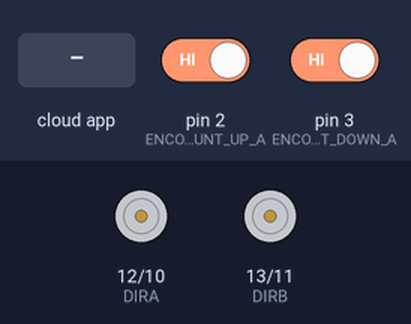
This sketch was run on a simulated Arduino Uno, built with avr-gcc and run on an emulated ATmega328P. On the bench: direction and speed pins drawn as motors (green arrow = direction pin HIGH = forward, orange = LOW = backward, longer = more drive). Inputs (shaded band) come from the test bench; at power-on: pin 2 (ENCODER_COUNT_UP_A) HIGH, pin 3 (ENCODER_COUNT_DOWN_A) HIGH. The ROS host is connected and sends only what is stated.

Above: at 1.2 s.
1.3 s: the phone or cloud app sets linear.x to -100
At 2.2 s:
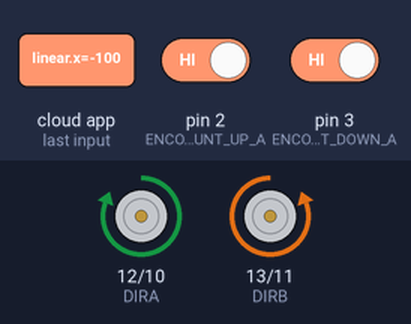
2.8 s: the phone or cloud app sets linear.x to 0
At 3.4 s:
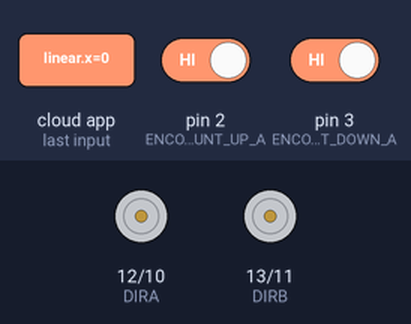
4.3 s: the phone or cloud app sets angular.z to -100
At 5.5 s:
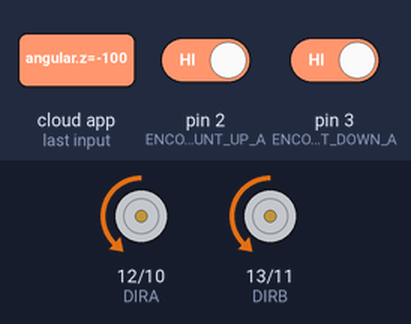
5.8 s: the phone or cloud app sets angular.z to 100
At 6.9 s:
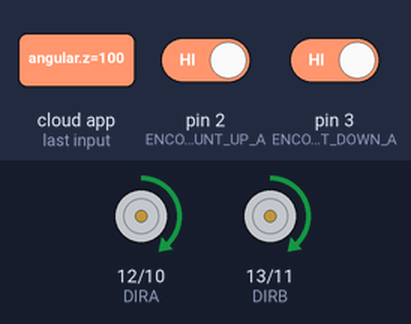
7.3 s: the phone or cloud app sets linear.x to 100
At 8.0 s:
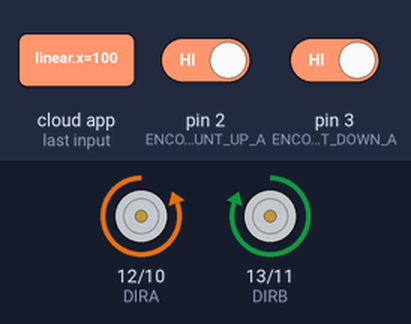
8.8 s: the phone or cloud app sets linear.x to -100
At 9.1 s:
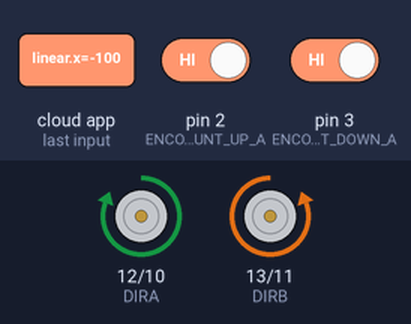
Timing chart, 0 to 11.3 s (numbered marks = the images above; inputs shaded):
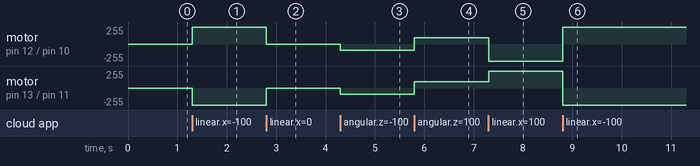

Measured:
- after the input at 1.3 s, motor on pin 12 (DIRA) / pin 10 (PWMA): stopped → forward 255/255 at once; motor on pin 13 (DIRB) / pin 11 (PWMB): stopped → backward 255/255 at once
- after the input at 2.8 s, motor on pin 12 (DIRA) / pin 10 (PWMA): forward 255/255 → stopped at once; motor on pin 13 (DIRB) / pin 11 (PWMB): backward 255/255 → stopped at once
- after the input at 4.3 s, motor on pin 12 (DIRA) / pin 10 (PWMA), motor on pin 13 (DIRB) / pin 11 (PWMB): stopped → backward 92/255 at once
- after the input at 5.8 s, motor on pin 12 (DIRA) / pin 10 (PWMA), motor on pin 13 (DIRB) / pin 11 (PWMB): backward 92/255 → forward 92/255 at once
- after the input at 7.3 s, motor on pin 12 (DIRA) / pin 10 (PWMA): forward 92/255 → backward 255/255 at once; motor on pin 13 (DIRB) / pin 11 (PWMB): forward 92/255 → forward 255/255 at once
- after the input at 8.8 s, motor on pin 12 (DIRA) / pin 10 (PWMA): backward 255/255 → forward 255/255 at once; motor on pin 13 (DIRB) / pin 11 (PWMB): forward 255/255 → backward 255/255 at once

The sketch:

ROS-node-dual-dc-motor-control-l298-with-encoder.ino
```cpp
/*
 * Title: DC Motor Control with Encoder (Single)
 * Author: Khairul Izwan 10-03-2020
 * Description: Controlling DC Motor with Encoder using L298P Motor Driver
 */

/*
 *  Parts:
 *  1. DC Motor:: 12V 38RPM 5kgfcm Brushed DC Geared Motor with Encoder :: https://my.cytron.io/p-12v-38rpm-5kgfcm-brushed-dc-geared-motor-with-encoder?search=12v%2038RPM&description=1&src=search.list
 *  2. Driver:: Shield L298P Motor Driver with GPIO :: https://my.cytron.io/p-shield-l298p-motor-driver-with-gpio?src=search.list
 */

/*
 *  Notes:
 *  D10, D11, D12 and D13 for motor control
 *  D10 controls speed of motor A and D11 controls speed of motor B.
 *  Pin D12 controls direction of motor A and Pin D13 controls direction of motor B.
 */

//include necessary library
#include <ros.h>
#include "std_msgs/String.h"
#include <geometry_msgs/Twist.h>
#include <std_msgs/Float32.h>
#include <std_msgs/Bool.h>

//Pin Assignment
int PWMA = 10; // Left
int DIRA = 12;
int PWMB = 11; // Right
int DIRB = 13;

//Speed
int SPD1 = 50;

//Encoder Pins Definition
//Using an interrupt pins :: 2, 3, 18, 19, 20, 21 :: https://www.arduino.cc/reference/en/language/functions/external-interrupts/attachinterrupt/?setlang=it
#define ENCODER_COUNT_UP_A 2
#define ENCODER_COUNT_DOWN_A 3
#define ENCODER_COUNT_UP_B 18
#define ENCODER_COUNT_DOWN_B 19

//Encoder Variables
volatile signed long TEMP_A, COUNTER_A = 0;
volatile signed long TEMP_B, COUNTER_B = 0;

//Change according to the robot wheel dimension
#define wheelSep 0.16 // in unit meter (m)
#define wheelRadius 0.023; // in unit meter (m)

//Variables declaration
float transVelocity;
float rotVelocity;

float leftVelocity;
float rightVelocity;

float leftDutyCycle;
float rightDutyCycle;

float leftPWM;
float rightPWM;

//Callback function for geometry_msgs::Twist
void messageCb_cmd_vel(const geometry_msgs::Twist &msg)
{
//  Get the ros topic value
  transVelocity = msg.linear.x;
  rotVelocity = msg.angular.z;

//	Differential Drive Kinematics::http://www.cs.columbia.edu/~allen/F15/NOTES/icckinematics.pdf
//  Differential Drive Kinematics::https://snapcraft.io/blog/your-first-robot-the-driver-4-5

//  Step 1: Calculate wheel speeds from Twist
  leftVelocity = transVelocity - ((rotVelocity * wheelSep) / 2);
  rightVelocity = transVelocity + ((rotVelocity * wheelSep) / 2);

//  Step 2: Convert wheel speeds into duty cycles
  leftDutyCycle = (255 * leftVelocity) / 0.22;
  rightDutyCycle = (255 * rightVelocity) / 0.22;

//  Ensure DutyCycle is between minimum and maximum
  leftPWM = clipPWM(abs(leftDutyCycle), 0, 255);
  rightPWM = clipPWM(abs(rightDutyCycle), 0, 255);

//  motor directection helper function
  motorDirection();
}

//  Helper function to ensure DutyCycle is between minimum and maximum
float clipPWM(float PWM, float minPWM, float maxPWM)
{
  if (PWM < minPWM)
  {
    return minPWM;
  }
  else if (PWM > maxPWM)
  {
    return maxPWM;
  }
  return PWM;
}

/*Motor Direction helper function*/
void motorDirection()
{
  if (leftDutyCycle > 0 and rightDutyCycle > 0)
  {
    digitalWrite(DIRA, LOW);
    digitalWrite(DIRB, HIGH);
    analogWrite(PWMA, leftPWM);
    analogWrite(PWMB, rightPWM);
  }
  else if (leftDutyCycle < 0 and rightDutyCycle < 0)
  {
    digitalWrite(DIRA, HIGH);
    digitalWrite(DIRB, LOW);
    analogWrite(PWMA, leftPWM);
    analogWrite(PWMB, rightPWM);
  }
  else if (leftDutyCycle < 0 and rightDutyCycle > 0)
  {
    digitalWrite(DIRA, HIGH);
    digitalWrite(DIRB, HIGH);
    analogWrite(PWMA, leftPWM);
    analogWrite(PWMB, rightPWM);
  }
  else if (leftDutyCycle > 0 and rightDutyCycle < 0)
  {
    digitalWrite(DIRA, LOW);
    digitalWrite(DIRB, LOW);
    analogWrite(PWMA, leftPWM);
    analogWrite(PWMB, rightPWM);
  }
  else if (leftDutyCycle == 0 and rightDutyCycle == 0)
  {
    analogWrite(PWMA, 0);
    analogWrite(PWMB, 0);
  }
}

/*
* ENCODER COUNTER FUNCTION
*/
void COUNT_INTERRUPT_LEFT_CW()
{
  if(digitalRead(ENCODER_COUNT_DOWN_A)==LOW)
  {
    COUNTER_A++;
  }
  else
  {
    COUNTER_A--;
  }
}

void COUNT_INTERRUPT_LEFT_CCW()
{
  if(digitalRead(ENCODER_COUNT_UP_A)==LOW)
  {
    COUNTER_A--;
  }
  else
  {
    COUNTER_A++;
  }
}

void COUNT_INTERRUPT_RIGHT_CW()
{
  if(digitalRead(ENCODER_COUNT_DOWN_B)==LOW)
  {
    COUNTER_B++;
  }
  else
  {
    COUNTER_B--;
  }
}

void COUNT_INTERRUPT_RIGHT_CCW()
{
  if(digitalRead(ENCODER_COUNT_UP_B)==LOW)
  {
    COUNTER_B--;
  }
  else
  {
    COUNTER_B++;
  }
}

void messageCb_reset_encLeft(const std_msgs::Bool &msg)
{
  if (msg.data == true)
  {
    COUNTER_A = 0;
  }
}

void messageCb_reset_encRight(const std_msgs::Bool &msg)
{
  if (msg.data == true)
  {
    COUNTER_B = 0;
  }
}

//Set up the ros node (publisher and subscriber)
std_msgs::Float32 encLeft;
std_msgs::Float32 encRight;
ros::Publisher pub_encLeft("val_encLeft", &encLeft);
ros::Publisher pub_encRight("val_encRight", &encRight);

ros::Subscriber<geometry_msgs::Twist> sub_cmd_vel("/cmd_vel", messageCb_cmd_vel);
ros::Subscriber<std_msgs::Bool> sub_reset_encLeft("/reset_encLeft", messageCb_reset_encLeft);
ros::Subscriber<std_msgs::Bool> sub_reset_encRight("/reset_encRight", messageCb_reset_encRight);

ros::NodeHandle nh;

//put your setup code here, to run once:
void setup()
{
/*	PinMode Setting*/
	pinMode(ENCODER_COUNT_UP_B, INPUT_PULLUP);
	pinMode(ENCODER_COUNT_DOWN_B, INPUT_PULLUP);
	pinMode(ENCODER_COUNT_UP_A, INPUT_PULLUP);
	pinMode(ENCODER_COUNT_DOWN_A, INPUT_PULLUP);

/*	Interrupt Setting*/
	attachInterrupt(digitalPinToInterrupt(ENCODER_COUNT_UP_A), COUNT_INTERRUPT_LEFT_CW, RISING);
	attachInterrupt(digitalPinToInterrupt(ENCODER_COUNT_DOWN_A), COUNT_INTERRUPT_LEFT_CCW, RISING);
	attachInterrupt(digitalPinToInterrupt(ENCODER_COUNT_UP_B), COUNT_INTERRUPT_RIGHT_CW, RISING);
	attachInterrupt(digitalPinToInterrupt(ENCODER_COUNT_DOWN_B), COUNT_INTERRUPT_RIGHT_CCW, RISING);

	pinMode(DIRA, OUTPUT);
	pinMode(DIRB, OUTPUT);
	pinMode(PWMA, OUTPUT);
	pinMode(PWMB, OUTPUT);

	nh.initNode();

	nh.advertise(pub_encLeft);
	nh.advertise(pub_encRight);

	nh.subscribe(sub_cmd_vel);

	nh.subscribe(sub_reset_encLeft);
	nh.subscribe(sub_reset_encRight);
}

//put your main code here, to run repeatedly:
void loop()
{
	encLeft.data = COUNTER_A;
	encRight.data = COUNTER_B;

	pub_encLeft.publish(&encLeft);
	pub_encRight.publish(&encRight);

	nh.spinOnce();
}
```
